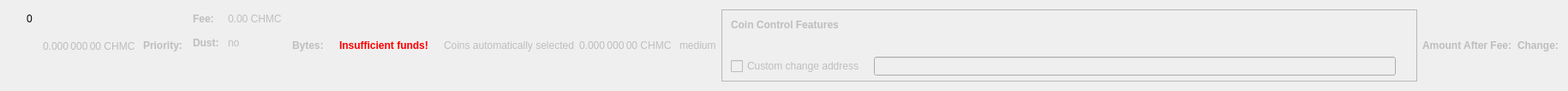
    <widget class="QWidget" name="dummyHideWidget" native="true">
     <property name="maximumSize">
      <size>
       <width>100</width>
       <height>22</height>
      </size>
     </property>
     <layout class="QHBoxLayout" name="dummyHideLayout">
      <item>
       <layout class="QFormLayout" name="formLayoutCoinControl1">
        <property name="horizontalSpacing">
         <number>10</number>
        </property>
        <property name="verticalSpacing">
         <number>14</number>
        </property>
        <property name="leftMargin">
         <number>10</number>
        </property>
        <property name="topMargin">
         <number>4</number>
        </property>
        <property name="rightMargin">
         <number>6</number>
        </property>
        <item row="0" column="1">
         <widget class="QLabel" name="labelCoinControlBytes">
          <property name="cursor">
           <cursorShape>IBeamCursor</cursorShape>
          </property>
          <property name="contextMenuPolicy">
           <enum>Qt::ActionsContextMenu</enum>
          </property>
          <property name="text">
           <string notr="true">0</string>
          </property>
          <property name="textInteractionFlags">
           <set>Qt::LinksAccessibleByMouse|Qt::TextSelectableByKeyboard|Qt::TextSelectableByMouse</set>
          </property>
         </widget>
        </item>
       </layout>
      </item>
      <item>
       <widget class="QLabel" name="labelCoinControlAfterFee">
        <property name="enabled">
         <bool>false</bool>
        </property>
        <property name="sizePolicy">
         <sizepolicy hsizetype="Fixed" vsizetype="Fixed">
          <horstretch>0</horstretch>
          <verstretch>0</verstretch>
         </sizepolicy>
        </property>
        <property name="minimumSize">
         <size>
          <width>111</width>
          <height>12</height>
         </size>
        </property>
        <property name="maximumSize">
         <size>
          <width>111</width>
          <height>12</height>
         </size>
        </property>
        <property name="cursor">
         <cursorShape>IBeamCursor</cursorShape>
        </property>
        <property name="contextMenuPolicy">
         <enum>Qt::ActionsContextMenu</enum>
        </property>
        <property name="text">
         <string notr="true">0.000 000 00 CHMC</string>
        </property>
        <property name="textInteractionFlags">
         <set>Qt::LinksAccessibleByMouse|Qt::TextSelectableByKeyboard|Qt::TextSelectableByMouse</set>
        </property>
       </widget>
      </item>
      <item>
       <widget class="QLabel" name="labelCoinControlPriorityText">
        <property name="enabled">
         <bool>false</bool>
        </property>
        <property name="font">
         <font>
          <weight>75</weight>
          <bold>true</bold>
         </font>
        </property>
        <property name="text">
         <string>Priority:</string>
        </property>
       </widget>
      </item>
      <item>
       <layout class="QHBoxLayout" name="horizontalLayout"/>
      </item>
      <item>
       <layout class="QFormLayout" name="formLayoutCoinControl3">
        <property name="horizontalSpacing">
         <number>10</number>
        </property>
        <property name="verticalSpacing">
         <number>14</number>
        </property>
        <property name="leftMargin">
         <number>6</number>
        </property>
        <property name="topMargin">
         <number>4</number>
        </property>
        <property name="rightMargin">
         <number>6</number>
        </property>
        <item row="0" column="0">
         <widget class="QLabel" name="labelCoinControlFeeText">
          <property name="enabled">
           <bool>false</bool>
          </property>
          <property name="font">
           <font>
            <weight>75</weight>
            <bold>true</bold>
           </font>
          </property>
          <property name="text">
           <string>Fee:</string>
          </property>
          <property name="margin">
           <number>0</number>
          </property>
         </widget>
        </item>
        <item row="0" column="1">
         <widget class="QLabel" name="labelCoinControlFee">
          <property name="enabled">
           <bool>false</bool>
          </property>
          <property name="cursor">
           <cursorShape>IBeamCursor</cursorShape>
          </property>
          <property name="contextMenuPolicy">
           <enum>Qt::ActionsContextMenu</enum>
          </property>
          <property name="text">
           <string notr="true">0.00 CHMC</string>
          </property>
          <property name="textInteractionFlags">
           <set>Qt::LinksAccessibleByMouse|Qt::TextSelectableByKeyboard|Qt::TextSelectableByMouse</set>
          </property>
         </widget>
        </item>
        <item row="1" column="0">
         <widget class="QLabel" name="labelCoinControlLowOutputText">
          <property name="enabled">
           <bool>false</bool>
          </property>
          <property name="font">
           <font>
            <weight>75</weight>
            <bold>true</bold>
           </font>
          </property>
          <property name="text">
           <string>Dust:</string>
          </property>
         </widget>
        </item>
        <item row="1" column="1">
         <widget class="QLabel" name="labelCoinControlLowOutput">
          <property name="enabled">
           <bool>false</bool>
          </property>
          <property name="cursor">
           <cursorShape>IBeamCursor</cursorShape>
          </property>
          <property name="contextMenuPolicy">
           <enum>Qt::ActionsContextMenu</enum>
          </property>
          <property name="text">
           <string>no</string>
          </property>
          <property name="textInteractionFlags">
           <set>Qt::LinksAccessibleByMouse|Qt::TextSelectableByKeyboard|Qt::TextSelectableByMouse</set>
          </property>
         </widget>
        </item>
       </layout>
      </item>
      <item>
       <widget class="QLabel" name="labelCoinControlBytesText">
        <property name="enabled">
         <bool>false</bool>
        </property>
        <property name="font">
         <font>
          <weight>75</weight>
          <bold>true</bold>
         </font>
        </property>
        <property name="text">
         <string>Bytes:</string>
        </property>
       </widget>
      </item>
      <item>
       <layout class="QFormLayout" name="formLayoutCoinControl2">
        <property name="horizontalSpacing">
         <number>10</number>
        </property>
        <property name="verticalSpacing">
         <number>14</number>
        </property>
        <property name="leftMargin">
         <number>6</number>
        </property>
        <property name="topMargin">
         <number>4</number>
        </property>
        <property name="rightMargin">
         <number>6</number>
        </property>
       </layout>
      </item>
      <item>
       <layout class="QHBoxLayout" name="horizontalLayoutCoinControl2">
        <property name="spacing">
         <number>8</number>
        </property>
        <property name="bottomMargin">
         <number>10</number>
        </property>
       </layout>
      </item>
      <item>
       <widget class="QLabel" name="labelCoinControlInsuffFunds">
        <property name="enabled">
         <bool>false</bool>
        </property>
        <property name="minimumSize">
         <size>
          <width>0</width>
          <height>0</height>
         </size>
        </property>
        <property name="font">
         <font>
          <weight>75</weight>
          <bold>true</bold>
         </font>
        </property>
        <property name="styleSheet">
         <string notr="true">color:red;font-weight:bold;</string>
        </property>
        <property name="text">
         <string>Insufficient funds!</string>
        </property>
        <property name="margin">
         <number>5</number>
        </property>
       </widget>
      </item>
      <item>
       <layout class="QFormLayout" name="formLayoutCoinControl4">
        <property name="horizontalSpacing">
         <number>10</number>
        </property>
        <property name="verticalSpacing">
         <number>14</number>
        </property>
        <property name="leftMargin">
         <number>6</number>
        </property>
        <property name="topMargin">
         <number>4</number>
        </property>
        <property name="rightMargin">
         <number>6</number>
        </property>
       </layout>
      </item>
      <item>
       <widget class="QLabel" name="labelCoinControlAutomaticallySelected">
        <property name="enabled">
         <bool>false</bool>
        </property>
        <property name="sizePolicy">
         <sizepolicy hsizetype="Fixed" vsizetype="Fixed">
          <horstretch>0</horstretch>
          <verstretch>0</verstretch>
         </sizepolicy>
        </property>
        <property name="minimumSize">
         <size>
          <width>0</width>
          <height>0</height>
         </size>
        </property>
        <property name="maximumSize">
         <size>
          <width>240</width>
          <height>16777215</height>
         </size>
        </property>
        <property name="text">
         <string>Coins automatically selected</string>
        </property>
        <property name="margin">
         <number>5</number>
        </property>
       </widget>
      </item>
      <item>
       <widget class="QLabel" name="labelCoinControlChange">
        <property name="enabled">
         <bool>false</bool>
        </property>
        <property name="sizePolicy">
         <sizepolicy hsizetype="Fixed" vsizetype="Fixed">
          <horstretch>0</horstretch>
          <verstretch>0</verstretch>
         </sizepolicy>
        </property>
        <property name="minimumSize">
         <size>
          <width>111</width>
          <height>0</height>
         </size>
        </property>
        <property name="maximumSize">
         <size>
          <width>111</width>
          <height>16777215</height>
         </size>
        </property>
        <property name="cursor">
         <cursorShape>IBeamCursor</cursorShape>
        </property>
        <property name="contextMenuPolicy">
         <enum>Qt::ActionsContextMenu</enum>
        </property>
        <property name="text">
         <string notr="true">0.000 000 00 CHMC</string>
        </property>
        <property name="textInteractionFlags">
         <set>Qt::LinksAccessibleByMouse|Qt::TextSelectableByKeyboard|Qt::TextSelectableByMouse</set>
        </property>
       </widget>
      </item>
      <item>
       <widget class="QLabel" name="labelCoinControlPriority">
        <property name="enabled">
         <bool>false</bool>
        </property>
        <property name="cursor">
         <cursorShape>IBeamCursor</cursorShape>
        </property>
        <property name="contextMenuPolicy">
         <enum>Qt::ActionsContextMenu</enum>
        </property>
        <property name="text">
         <string>medium</string>
        </property>
        <property name="textInteractionFlags">
         <set>Qt::LinksAccessibleByMouse|Qt::TextSelectableByKeyboard|Qt::TextSelectableByMouse</set>
        </property>
       </widget>
      </item>
      <item>
       <widget class="QFrame" name="frameCoinControl">
        <property name="sizePolicy">
         <sizepolicy hsizetype="Expanding" vsizetype="Expanding">
          <horstretch>0</horstretch>
          <verstretch>0</verstretch>
         </sizepolicy>
        </property>
        <property name="maximumSize">
         <size>
          <width>16777215</width>
          <height>16777215</height>
         </size>
        </property>
        <property name="frameShape">
         <enum>QFrame::StyledPanel</enum>
        </property>
        <property name="frameShadow">
         <enum>QFrame::Sunken</enum>
        </property>
        <layout class="QVBoxLayout" name="verticalLayoutCoinControl2_2">
         <property name="spacing">
          <number>0</number>
         </property>
         <property name="leftMargin">
          <number>0</number>
         </property>
         <property name="topMargin">
          <number>0</number>
         </property>
         <property name="rightMargin">
          <number>0</number>
         </property>
         <property name="bottomMargin">
          <number>6</number>
         </property>
         <item>
          <layout class="QVBoxLayout" name="verticalLayoutCoinControl" stretch="0,0,0,1">
           <property name="spacing">
            <number>0</number>
           </property>
           <property name="leftMargin">
            <number>10</number>
           </property>
           <property name="topMargin">
            <number>10</number>
           </property>
           <item>
            <layout class="QHBoxLayout" name="horizontalLayoutCoinControl1">
             <property name="bottomMargin">
              <number>15</number>
             </property>
             <item>
              <widget class="QLabel" name="labelCoinControlFeatures">
               <property name="enabled">
                <bool>false</bool>
               </property>
               <property name="sizePolicy">
                <sizepolicy hsizetype="Preferred" vsizetype="Maximum">
                 <horstretch>0</horstretch>
                 <verstretch>0</verstretch>
                </sizepolicy>
               </property>
               <property name="font">
                <font>
                 <weight>75</weight>
                 <bold>true</bold>
                </font>
               </property>
               <property name="styleSheet">
                <string notr="true">font-weight:bold;</string>
               </property>
               <property name="text">
                <string>Coin Control Features</string>
               </property>
              </widget>
             </item>
            </layout>
           </item>
           <item>
            <widget class="QWidget" name="widgetCoinControl" native="true">
             <property name="sizePolicy">
              <sizepolicy hsizetype="Preferred" vsizetype="Preferred">
               <horstretch>0</horstretch>
               <verstretch>0</verstretch>
              </sizepolicy>
             </property>
             <property name="minimumSize">
              <size>
               <width>0</width>
               <height>0</height>
              </size>
             </property>
             <property name="styleSheet">
              <string notr="true"/>
             </property>
             <layout class="QHBoxLayout" name="horizontalLayoutCoinControl5_2">
              <property name="leftMargin">
               <number>0</number>
              </property>
              <property name="topMargin">
               <number>0</number>
              </property>
              <property name="rightMargin">
               <number>0</number>
              </property>
              <property name="bottomMargin">
               <number>0</number>
              </property>
              <item>
               <layout class="QHBoxLayout" name="horizontalLayoutCoinControl3">
                <property name="spacing">
                 <number>20</number>
                </property>
                <property name="topMargin">
                 <number>0</number>
                </property>
                <property name="bottomMargin">
                 <number>10</number>
                </property>
               </layout>
              </item>
             </layout>
            </widget>
           </item>
           <item>
            <layout class="QHBoxLayout" name="horizontalLayoutCoinControl4" stretch="0,0,0">
             <property name="spacing">
              <number>12</number>
             </property>
             <property name="sizeConstraint">
              <enum>QLayout::SetDefaultConstraint</enum>
             </property>
             <property name="topMargin">
              <number>5</number>
             </property>
             <property name="rightMargin">
              <number>5</number>
             </property>
             <item>
              <widget class="QCheckBox" name="checkBoxCoinControlChange">
               <property name="enabled">
                <bool>false</bool>
               </property>
               <property name="toolTip">
                <string>If this is activated, but the change address is empty or invalid, change will be sent to a newly generated address.</string>
               </property>
               <property name="text">
                <string>Custom change address</string>
               </property>
              </widget>
             </item>
             <item>
              <widget class="QValidatedLineEdit" name="lineEditCoinControlChange">
               <property name="enabled">
                <bool>false</bool>
               </property>
               <property name="sizePolicy">
                <sizepolicy hsizetype="Expanding" vsizetype="Fixed">
                 <horstretch>0</horstretch>
                 <verstretch>0</verstretch>
                </sizepolicy>
               </property>
              </widget>
             </item>
             <item>
              <widget class="QLabel" name="labelCoinControlChangeLabel_2">
               <property name="sizePolicy">
                <sizepolicy hsizetype="Preferred" vsizetype="Expanding">
                 <horstretch>0</horstretch>
                 <verstretch>0</verstretch>
                </sizepolicy>
               </property>
               <property name="minimumSize">
                <size>
                 <width>0</width>
                 <height>0</height>
                </size>
               </property>
               <property name="text">
                <string/>
               </property>
               <property name="margin">
                <number>3</number>
               </property>
              </widget>
             </item>
            </layout>
           </item>
           <item>
            <spacer name="verticalSpacerCoinControl">
             <property name="orientation">
              <enum>Qt::Vertical</enum>
             </property>
             <property name="sizeHint" stdset="0">
              <size>
               <width>800</width>
               <height>1</height>
              </size>
             </property>
            </spacer>
           </item>
          </layout>
         </item>
        </layout>
       </widget>
      </item>
      <item>
       <widget class="QLabel" name="labelCoinControlAfterFeeText">
        <property name="enabled">
         <bool>false</bool>
        </property>
        <property name="minimumSize">
         <size>
          <width>0</width>
          <height>0</height>
         </size>
        </property>
        <property name="maximumSize">
         <size>
          <width>16777215</width>
          <height>16777215</height>
         </size>
        </property>
        <property name="font">
         <font>
          <weight>75</weight>
          <bold>true</bold>
         </font>
        </property>
        <property name="text">
         <string>Amount After Fee:</string>
        </property>
        <property name="alignment">
         <set>Qt::AlignLeading|Qt::AlignLeft|Qt::AlignVCenter</set>
        </property>
        <property name="margin">
         <number>0</number>
        </property>
       </widget>
      </item>
      <item>
       <widget class="QLabel" name="labelCoinControlChangeText">
        <property name="enabled">
         <bool>false</bool>
        </property>
        <property name="sizePolicy">
         <sizepolicy hsizetype="Preferred" vsizetype="Preferred">
          <horstretch>0</horstretch>
          <verstretch>0</verstretch>
         </sizepolicy>
        </property>
        <property name="minimumSize">
         <size>
          <width>0</width>
          <height>0</height>
         </size>
        </property>
        <property name="maximumSize">
         <size>
          <width>16777215</width>
          <height>16777215</height>
         </size>
        </property>
        <property name="font">
         <font>
          <weight>75</weight>
          <bold>true</bold>
         </font>
        </property>
        <property name="text">
         <string>Change:</string>
        </property>
        <property name="alignment">
         <set>Qt::AlignLeading|Qt::AlignLeft|Qt::AlignVCenter</set>
        </property>
       </widget>
      </item>
     </layout>
    </widget>
